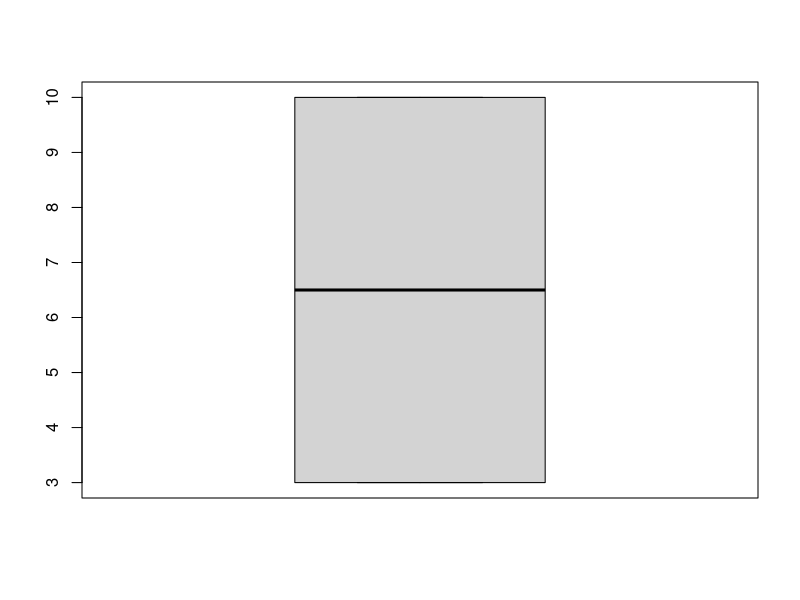
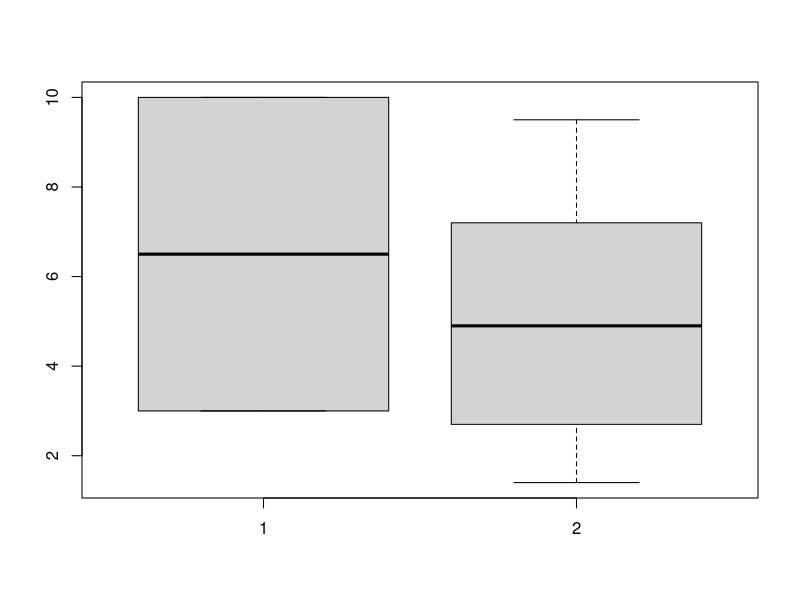
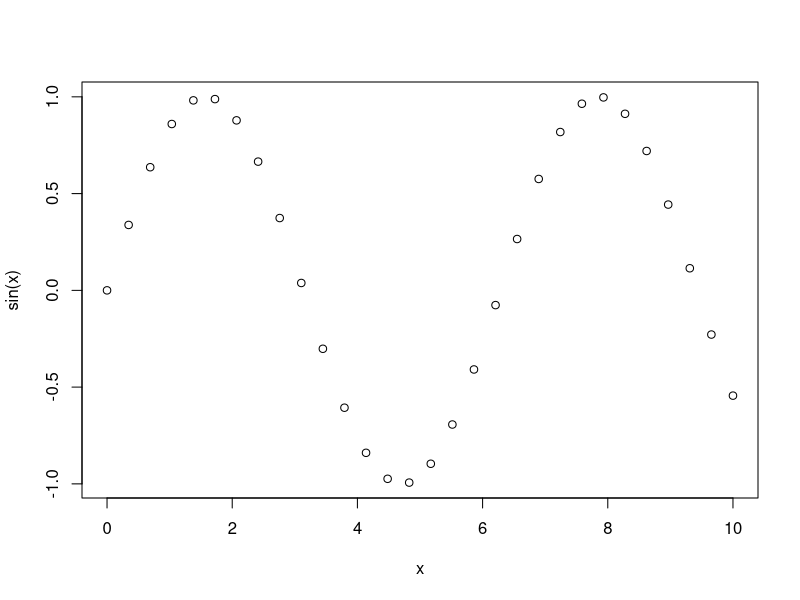
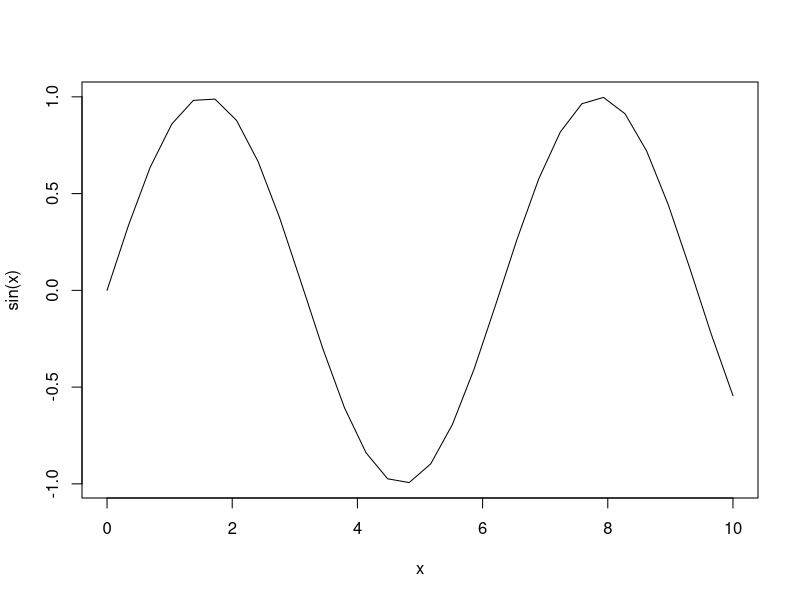
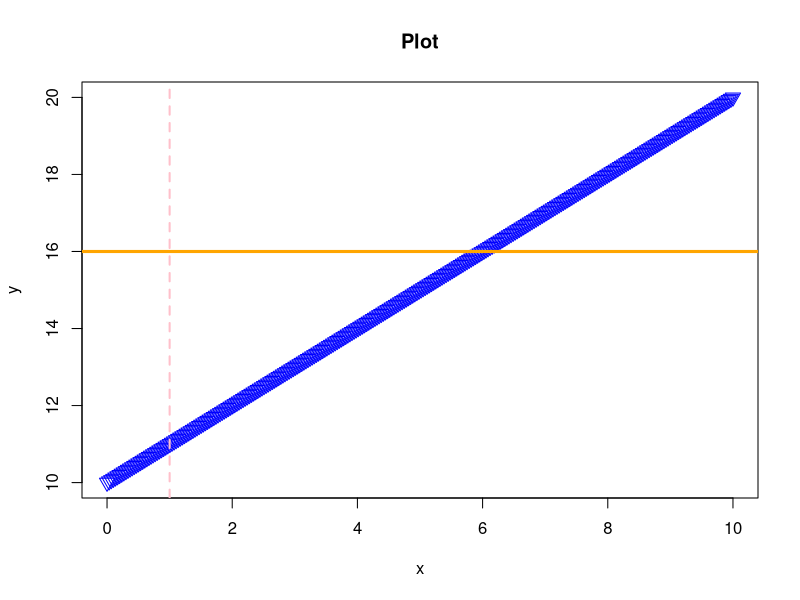
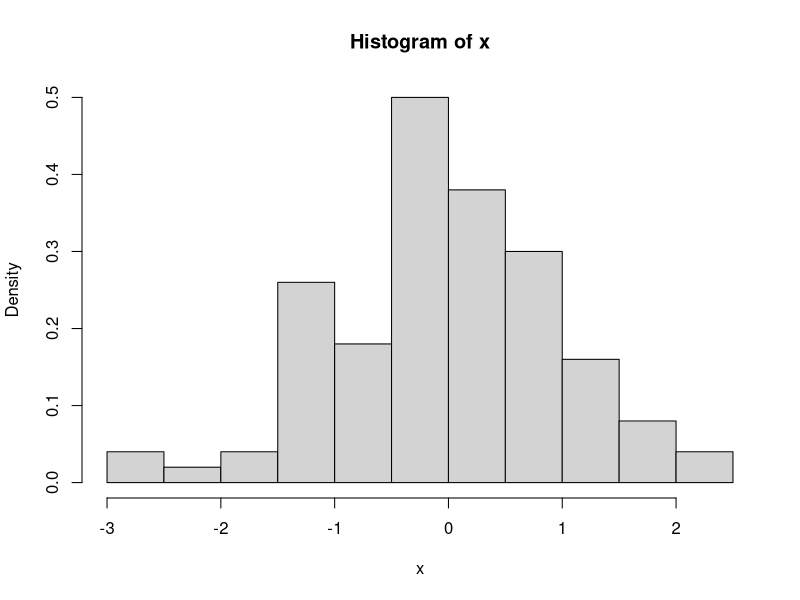

The R script that drew these images, in order:
x = 3
x

x == 3 ; x == 4

# a vector called y is consists a concatenation function c  which concatanes 
# objects x and 10
y = c(x,10)
y

1:10
seq(4,30,2)
rep(2,5)
rep(1:3,5) # repeats numbers between 1 to 3 5 times

m = c(7.3,9.2,3.4,5.2,6.4,8.1)
m
length(m) # 6

# Referencing
m[3] # 3.4
m[-1]
# To find the locations within the vector y that satisfy some condition,
# such as those elements which are greater than 2, we would use the command;
which(m > 6)


# The matrix function can be used to create a matrix in R. We need to provide a vector containing the
# elements of the matrix, and specify either the number of rows or the number of columns of the matrix. This
# number should divide evenly into the length of the vector, or we will get a warning.

matrix(1:6,nrow = 2)
matrix(1:6,nrow = 3)


# If we prefer to fill in the matrix row-by-row, activate the byrow
M = matrix(1:10, ncol = 5, byrow = TRUE)
M

# Creating a matrix by binding vectors or matrices together either 
# row-wise or column-wise using the rbind or the cbind functions
dim(M) # returns the dimension
nrow(M)
ncol(M)

# to refer to the element M(2,3)
M[2,3]
# to refer to the element of the 4th column
M[,4]
# to refer the first row and first two columns
M[1,1:2]

# To obtain the transpose of a matrix, we use the transpose function
t(M)

N = matrix(10:19,nrow = 5)
N

dim(M) ; dim(N)

# To multiply two matrices with compatible dimensions use %*%
multp = M%*%N
multp # 2x2


# To find the determinant of a square matrix M, use the determinant function
det(multp) # input must be a square matrix

# To obtain the inverse of an invertible square matrix M
solve(multp)

# ---------------------------------
# Plotting
y
boxplot(y)
z = c(2.7,4.3,9.5,1.4,5.5,7.2)
boxplot(y,z)

x = seq(0,10,length=30) ; x

y = sin(x); y

plot(x,sin(x))
plot(x,sin(x), type = 'l', xlab = "x",ylab = "sin(x)")

x = seq(0,10,length=300) ; x
y = seq(10,20,length=300) ; y

# The setting lty=2 changes it from a solid line to a dashed line,
# and the setting lwd=2 doubles the line width.
plot(x,y, main = "Plot",xlab="x",ylab="y", pch = 25,cex = 1.5,col="blue")
abline(v=1, lty=2, lwd =2, col='pink')
abline(h=16, lty=1, lwd= 3, col='orange')


# To add a plot of a function to the existing plot over a certain range,
# first create a vector consisting of many points in this range and
# compute the vector of their function values:

z <- seq(from=0, to =1.2, by=0.01) ; z
f = seq(from=2, to =3.2, by=0.01) ; f

lines(z,f,col='green',lwd = 1.5)


# Arithmetic and build-in R functions
2*3-7 ; 2^3
y^3

mean(y)
# var, cov and cor compute the variance of x and 
# the covariance or correlation of x and yif these are vectors. 
# If x and y are matrices then the covariances(or correlations) 
# between the columns of x and the columns of y are computed.
var(y)

sum((y-mean(y)^2)/(length(y)-1))
# Sorting a vector or factor into ascending or descending order.
sort(y)
# Takes a sample of the specified size from the elements of x using either with or without replacement.
sample(y,3)

# ---------------------------------
# Simulating data
# A random number generator simulates samples from standard distributions (normal, uniform, chisquare,binomial)
x = rnorm(100) ; x
m = dnorm(20) ; m

hist(x, prob= TRUE)

s = rbinom(1,30,0.5); s
?rbinom()

# --------------------------------------------
# Loops
